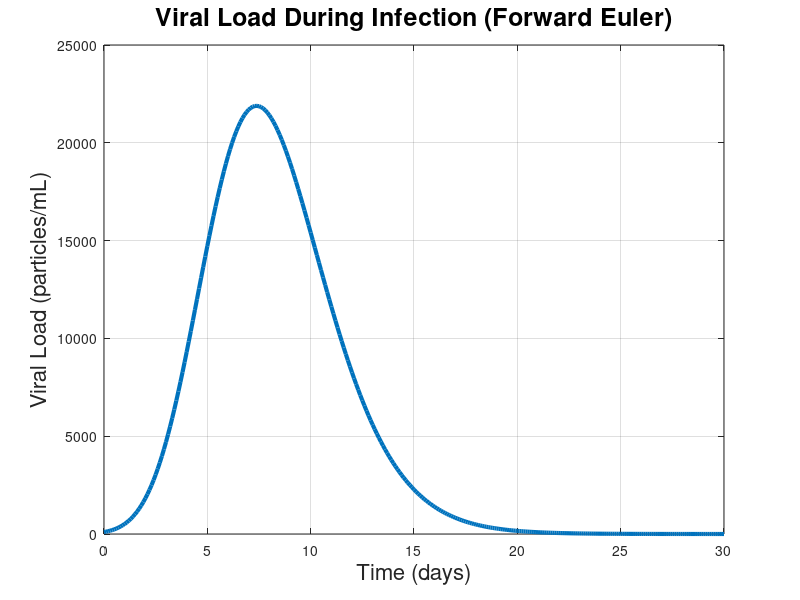

Write MATLAB code to recreate this figure.
close all; clear; clc;

%% Setup Parameters
p = 2.5;      % replication rate (1/day)
c = 0.5;      % clearance rate (1/day)
k = 0.26;     % immune killing rate
I_max = 10;   % maximum immune response
beta = 0.2;   % immune ramp-up rate (1/day)
T = 30;		  % The final time
dt = 0.1;	  % Step size

%% Setup immune response function
I = @(t) I_max * (1 - exp(-beta * t));
dVdt = @(t, V) p*V - c*V - k*V.*I(t);

% First setup the solver without a function
% We will comment this out once we create the function for Forward Euler.
t = 0:dt:T; 
V = zeros(1, length(t));
V(1) = 100;

for i = 1:length(t) - 1
    V(i+1) = V(i) + dt*dVdt(t(i),V(i));
end
    
% Plot this to verify solution. 
fig = figure();
plot(t, V, 'linewidth', 3)
xlabel('Time (days)', 'fontsize', 16)
ylabel('Viral Load (particles/mL)', 'fontsize', 16)
title('Viral Load During Infection (Forward Euler)', 'fontsize', 18)
grid()
exportgraphics(fig, "Viral-Forward1.png")
